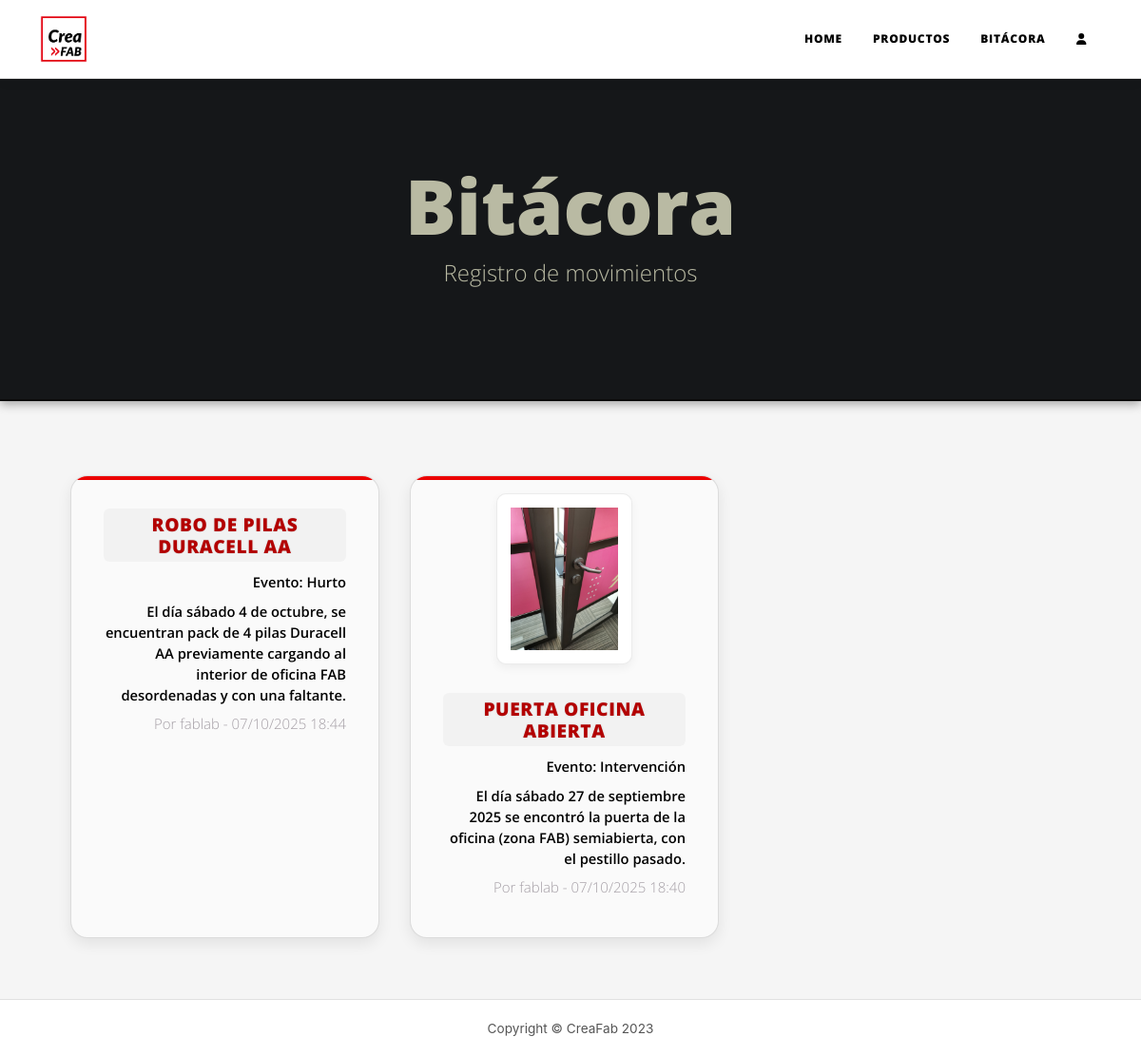
Page /bitacora/ on the committed database.
### bitacora/models.py (models this page shows, shortened)
class Bitacora(models.Model):
    title=models.CharField(max_length=40,verbose_name="Título")
    created=models.DateTimeField(auto_now_add=True, verbose_name='Fecha de Creación')
    event=models.ForeignKey(Evento,on_delete=models.CASCADE,verbose_name="Evento")
    description=models.TextField(verbose_name="Descripción")
    photo=models.ImageField(verbose_name="Foto",null=True,blank=True)
    author=models.ForeignKey(User,default=1,on_delete=models.CASCADE,verbose_name="Autor")
    class Meta:
        verbose_name="Registro"
        verbose_name_plural="Registros"

class Evento(models.Model):
    type=models.CharField(max_length=40,verbose_name="Tipo")
    class Meta:
        verbose_name="Evento"
        verbose_name_plural="Eventos"

### bitacora/views.py (the view)
# urls.py: path('', views.bitacora, name='bitacora'),
def bitacora(request):
    eventos=Evento.objects.all()
    bitacora=Bitacora.objects.all().order_by('-created')
    busqueda = request.GET.get('busqueda','')     #se obtiene el query
    fecha = request.GET.get('fecha','')     #se obtiene fecha
    if busqueda:  #metodo del formulario (para validar que se buscó algo)
        bitacora=bitacora.filter(Q(title__contains=busqueda)|Q(event__type__contains=busqueda)|Q(author__username__contains=busqueda))    #se busca por titulo, evento o autor
    if fecha:
        bitacora=bitacora.filter(Q(created__date=fecha))  #se busca por fecha
    paginator = Paginator(bitacora.order_by('-created'), 6)
    page_number = request.GET.get("page")   #el primer GET es de protocolo, el segundo es de capturar
    page_obj = paginator.get_page(page_number)  #lista que recibe los objetos
    return render(request, "bitacora/bitacora.html",{"page_obj":page_obj,"eventos":eventos,'busqueda':busqueda,'bitacora':bitacora,'fecha':fecha})

### bitacora/templates/bitacora/bitacora.html
{% extends 'core/base.html' %}
{% load static %}
{% block content %}
<header class="masthead" style="background: linear-gradient(45deg, #160101, #791515);">
    <div class="container position-relative px-4 px-lg-5">
        <div class="row gx-4 gx-lg-5 justify-content-center">
            <div class="col-md-10 col-lg-8 col-xl-7">
                <div class="page-heading">
                    <h1>Bitácora</h1>
                    <span class="subheading">Registro de movimientos</span>
                </div>
            </div>
        </div>
    </div>
</header>
<main class="mb-4">
    <div class="container px-4 px-lg-5">
        <div class="row gx-4 gx-lg-5 justify-content-center">
            <div class="col card-container">
                {% for registro in page_obj %}
                    <div class="card">
                        {% if registro.photo %}
                        <a href="{{registro.photo.url}}" data-lightbox="{{registro.photo.url}}" data-title="{{registro.created}}">
                            <img class="card-img-left" src="{{registro.photo.url}}" alt="{{registro.title}}">
                        </a>
                        {% endif %}
                        <div class="card-body">
                            <h5 class="card-title">{{registro.title | upper}}</h5>
                            <p class="card-text">Evento: {{registro.event.type}}</p>
                            <p class="card-text">{{registro.description}}</p>
                            <p style="font-size: 15px; color: rgba(111, 100, 112, 0.616);">
                                Por {{registro.author}} - {{registro.created|date:"d/m/Y H:i"}}
                            </p>
                        </div>
                    </div>
                {% empty %}
                    <p class="text-center">No hay registros en la bitácora.</p>
                {% endfor %}
            </div>
        </div>
    </div>
</main>
{% endblock %}

### core/templates/core/base.html (shortened to what this page needs)
{% load static %}
<!DOCTYPE html>
<html lang="es">
    <head>
        <link href="{% static 'core/css/style.css' %}" rel="stylesheet" />
        <link href="{% static 'core/css/custom.css' %}" rel="stylesheet" />
        <link href="{% static 'lightbox2/dist/css/lightbox.css' %}" rel="stylesheet" />
    </head>
    <body>
        <nav class="navbar navbar-expand-lg navbar-light" id="mainNav">
            <div class="container container-spacing">
                <a class="navbar-brand" href="{% url 'home' %}">
                    <img src="{% static 'core/img/logo.png' %}" alt="Logo" class="navbar-logo">
                </a>
                <div class="collapse navbar-collapse" id="navbarResponsive">
                    <ul class="navbar-nav ms-auto py-4 py-lg-0">
                        <li class="nav-item"><a class="nav-link px-lg-3 py-3 py-lg-4" href="{% url 'home' %}">HOME</a></li>
                        <li class="nav-item"><a class="nav-link px-lg-3 py-3 py-lg-4" href="{% url 'product' %}">PRODUCTOS</a></li>
                        <li class="nav-item"><a class="nav-link px-lg-3 py-3 py-lg-4" href="{% url 'bitacora' %}">BITÁCORA</a></li>
                        {% if user.is_authenticated %}
                            <li class="nav-item"><a class="nav-link px-lg-3 py-3 py-lg-4" href="{% url 'gestionar_stock' %}">GESTIONAR</a></li>
                            <li class="nav-item"><a class="nav-link px-lg-3 py-3 py-lg-4" href="{% url 'admin:index' %}"><i class="fas fa-user"></i></a></li>
                        {% else %}
                            <li class="nav-item"><a class="nav-link px-lg-3 py-3 py-lg-4" href="{% url 'login' %}"><i class="fas fa-user"></i></a></li>
                        {% endif %}
                    </ul>
                </div>
            </div>
        </nav>
        {% block content %}{% endblock %}
        <footer class="footer-container">
            <div class="container container-spacing">
                <div class="row justify-content-center">
                    <div class="col-md-10 col-lg-8 col-xl-7">
                        <div class="footer-text">Copyright &copy; CreaFab 2023</div>
                    </div>
                </div>
            </div>
        </footer>
    </body>
</html>

### core/static/core/css/custom.css (style rules this page uses)
:root { --color-primary: #eb0000; --color-secondary: #F5F5F5; --color-text: #121212; --color-card: #FAFAFA; --color-muted: #555555; --border-soft: rgba(0, 0, 0, 0.12); }
body { background: var(--color-secondary); color: var(--color-text); font-family: "Inter", Arial, sans-serif; margin: 0; transition: 0.3s ease; }
.masthead { background: #0A0A0A !important; padding: 2rem 0; text-align: center; border-bottom: 2px solid var(--border-soft); box-shadow: 0 3px 10px rgba(0,0,0,0.35); }
.navbar-logo { height: 50px; }
#mainNav { background: #FFFFFF !important; border-bottom: 1px solid var(--border-soft); box-shadow: 0 3px 12px rgba(0,0,0,0.05); }
#mainNav .nav-link { color: #000 !important; font-weight: 600; transition: .2s ease; }
.card-container { display: grid; grid-template-columns: repeat(4, 1fr); gap: 32px; padding: 30px 20px; }
.card { background: var(--color-card); border-radius: 18px; padding: 18px; border: 1px solid var(--border-soft); box-shadow: 0 6px 15px rgba(0,0,0,0.08); transition: .25s ease-out; display: flex; flex-direction: column; align-items: center; position: relative; overflow: hidden; }
.card::before { content: ""; position: absolute; top: 0; width: 100%; height: 4px; background: var(--color-primary); border-radius: 18px 18px 0 0; }
.card img { width: 100%; height: 180px; object-fit: contain; border-radius: 10px; padding: 14px; margin-bottom: 14px; background: #FFF; border: 1px solid rgba(0,0,0,0.08); box-shadow: 0 4px 10px rgba(0,0,0,0.05); }
.card-title { font-size: 1.20rem; font-weight: 800; color: #b30000; text-transform: uppercase; letter-spacing: .6px; margin-bottom: 10px; text-align: center; text-shadow: 0 0 2px rgba(0,0,0,0.15); background: rgba(0,0,0,0.03); padding: 5px 10px; border-radius: 6px; }
.card-text { font-size: .92rem; font-weight: 600; color: #000 !important; margin-bottom: 6px; }
.footer-container { padding: 1.2rem; text-align: center; color: var(--color-muted); font-size: .85rem; border-top: 1px solid var(--border-soft); background: #FFFFFF; }

### rows in the picture
Bitacora: title "ROBO DE PILAS DURACELL AA", event.type "Hurto", description "El día sábado 4 de octubre, se encuentran pack de 4 pilas Duracell AA previamente cargando al interior de oficina FAB desordenadas y con una faltante.", author "fablab", created "07/10/2025 18:44"
Bitacora: photo (picture), title "PUERTA OFICINA ABIERTA", event.type "Intervención", description "El día sábado 27 de septiembre 2025 se encontró la puerta de la oficina (zona FAB) semiabierta, con el pestillo pasado.", author "fablab", created "07/10/2025 18:40"
